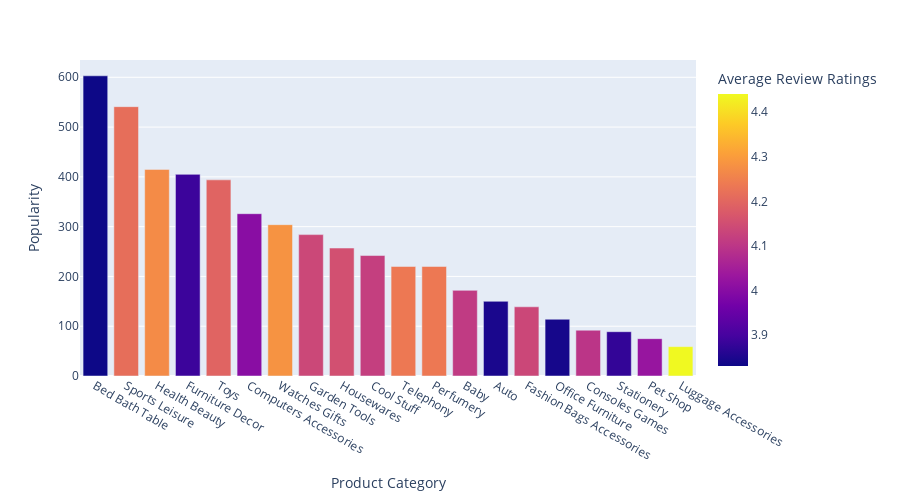

The notebook cell saved with this chart:
### Code cell
import plotly.express as px
popular_products = popular_products[:20]
fig = px.bar(popular_products, x='Product Category', y='Popularity',
             hover_data=['Average Review Ratings'], color='Average Review Ratings',
             height=500)
fig.show()

### Figure 1 — Plotly figure (JSON) as saved in the notebook; plotly's stock layout.template omitted (floating-point values rounded to 4 significant figures)
{"data": [{"alignmentgroup": "True", "customdata": [[3.831], [4.216], [4.27], [3.886], [4.195], [4.003], [4.283], [4.137], [4.156], [4.12], [4.236], [4.236], [4.11], [3.847], [4.137], [3.842], [4.098], [3.876], [4.027], [4.441]], "hovertemplate": "Product Category=%{x}<br>Popularity=%{y}<br>Average Review Ratings=%{marker.color}<extra></extra>", "legendgroup": "", "marker": {"color": [3.831, 4.216, 4.27, 3.886, 4.195, 4.003, 4.283, 4.137, 4.156, 4.12, 4.236, 4.236, 4.11, 3.847, 4.137, 3.842, 4.098, 3.876, 4.027, 4.441], "coloraxis": "coloraxis"}, "name": "", "offsetgroup": "", "orientation": "v", "showlegend": false, "textposition": "auto", "type": "bar", "x": ["Bed Bath Table", "Sports Leisure", "Health Beauty", "Furniture Decor", "Toys", "Computers Accessories", "Watches Gifts", "Garden Tools", "Housewares", "Cool Stuff", "Telephony", "Perfumery", "Baby", "Auto", "Fashion Bags Accessories", "Office Furniture", "Consoles Games", "Stationery", "Pet Shop", "Luggage Accessories"], "xaxis": "x", "y": [603, 541, 415, 405, 394, 326, 304, 284, 257, 242, 220, 220, 172, 150, 139, 114, 92, 89, 75, 59], "yaxis": "y"}], "layout": {"barmode": "relative", "coloraxis": {"colorbar": {"title": {"text": "Average Review Ratings"}}, "colorscale": [[0, "#0d0887"], [0.1111, "#46039f"], [0.2222, "#7201a8"], [0.3333, "#9c179e"], [0.4444, "#bd3786"], [0.5556, "#d8576b"], [0.6667, "#ed7953"], [0.7778, "#fb9f3a"], [0.8889, "#fdca26"], [1, "#f0f921"]]}, "height": 500, "legend": {"tracegroupgap": 0}, "margin": {"t": 60}, "xaxis": {"anchor": "y", "domain": [0, 1], "title": {"text": "Product Category"}}, "yaxis": {"anchor": "x", "domain": [0, 1], "title": {"text": "Popularity"}}}}
